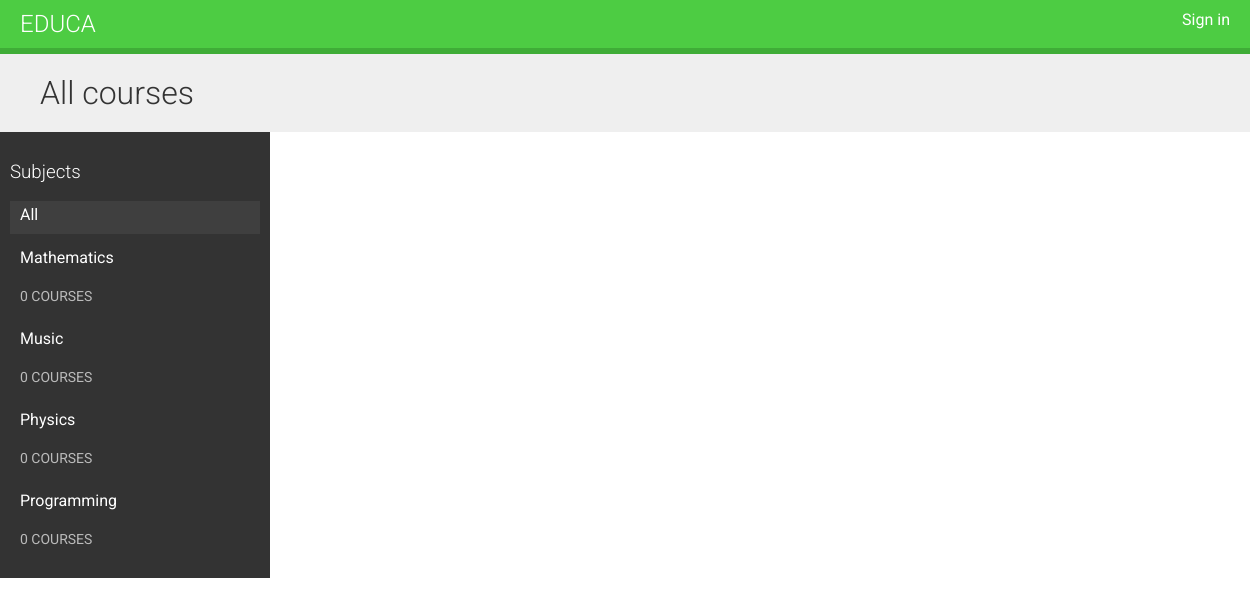
/, run on an earlier commit of the app's database.
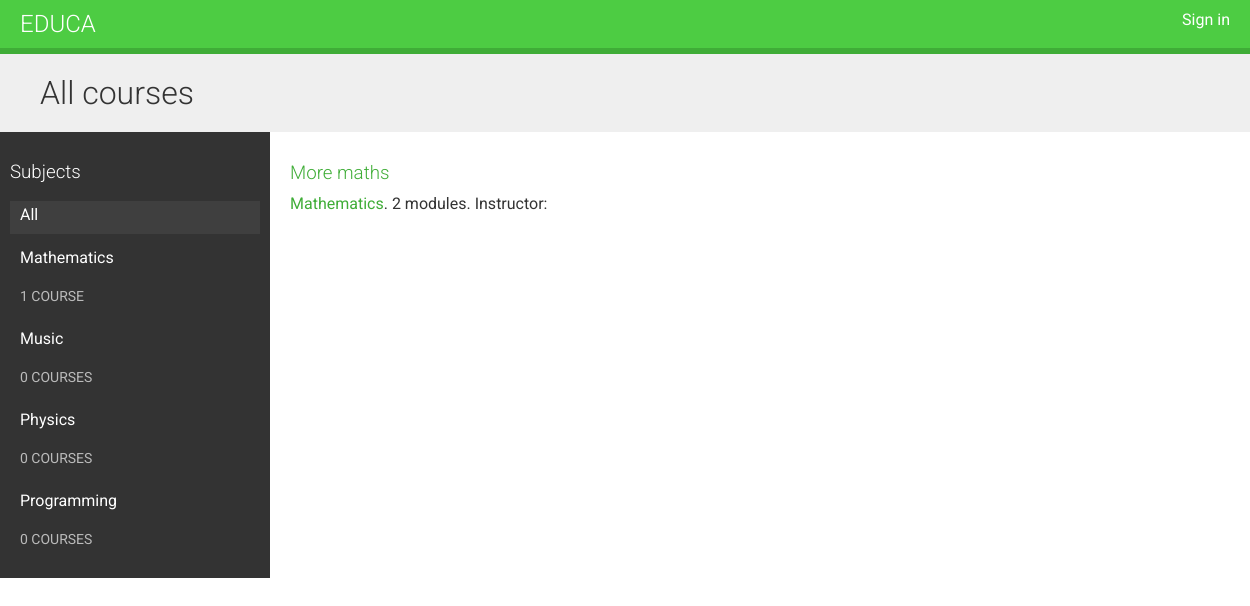
And on a later commit of the database.
### courses/models.py (models this page shows, shortened)
class Subject(models.Model):
    title = models.CharField(max_length=200)
    slug = models.SlugField(max_length=200, unique=True)
    class Meta:
        ordering = ['title']
    def __str__(self): return self.title

class Course(models.Model):
    owner = models.ForeignKey(
        User,
        related_name='courses_created',
        on_delete=models.CASCADE,
    )
    subject = models.ForeignKey(
        Subject,
        related_name='courses',
        on_delete=models.CASCADE,
    )
    students = models.ManyToManyField(
        User,
        related_name='courses_joined',
        blank=True,
    )
    title = models.CharField(max_length=200)
    slug = models.SlugField(max_length=100, unique=True)
    overview = models.TextField()
    created = models.DateTimeField(auto_now_add=True)
    class Meta:
        ordering = ['-created']

### courses/views.py (the view)
# urls.py: path('', CourseListView.as_view(), name='course_list'),
class CourseListView(TemplateResponseMixin, View):
    model = Course
    template_name = 'courses/course/list.html'
    def get(self, request, subject=None):
        subjects = cache.get('all_subjects')
        if not subjects:
            subjects = Subject.objects.annotate(total_courses=Count('courses'))
            cache.set('all_subjects', subjects)
        all_courses = Course.objects.annotate(total_modules=Count('modules'))
        if subject:
            subject = get_object_or_404(Subject, slug=subject)
            key = f'subject_{subject.id}_courses'
            courses = cache.get(key)
            if not courses:
                courses = all_courses.filter(subject=subject)
                cache.set(key, courses)
        else:
            courses = cache.get('all_courses')
            if not courses:
                courses = all_courses
                cache.set('all_courses', courses)
        return self.render_to_response({'subjects': subjects, 'subject': subject, 'courses': courses})

### courses/templates/courses/course/list.html (shortened to what this page needs)
{% extends 'base.html' %}
{% block content %}
    <h1>
        {% if subject %}
            {{ subject.title }} courses
        {% else %}
            All courses
        {% endif %}
    </h1>
    <div class="contents">
        <h3>Subjects</h3>
        <ul id="modules">
            <li {% if not subject %}class="selected"{% endif %}>
                <a href="{% url 'course_list' %}">All</a>
            </li>
            {% for s in subjects %}
                <li {% if subject == s %}class="selected"{% endif %}>
                    <a href="{% url 'course_list_subject' s.slug %}">{{ s.title }}</a>
                    <br>
                    <span>{{ s.total_courses }} course{{ s.total_courses|pluralize }}</span>
                </li>
            {% endfor %}
        </ul>
    </div>
    <div class="module">
        {% for course in courses %}
            {% with subject=course.subject %}
                <h3>
                    <a href="{% url 'course_detail' course.slug %}">{{ course.title }}</a>
                </h3>
                <p>
                    <a href="{% url 'course_list_subject' subject.slug %}">{{ subject }}</a>.
                    {{ course.total_modules }} modules.
                    Instructor: {{ course.owner.get_full_name }}
                </p>
            {% endwith %}
        {% endfor %}
    </div>
{% endblock %}

### courses/templates/base.html (shortened to what this page needs)
{% load static %}
<!DOCTYPE html>
<html lang="en">
<head>
    <link rel="stylesheet" href="{% static 'css/base.css' %}">
</head>
<body>
    <div id="header">
        <a href="/" class="logo">Educa</a>
        <ul class="menu">
            {% if request.user.is_authenticated %}
                <li>
                    <form action="{% url 'logout' %}" method="post" style="display:inline;">
                        {% csrf_token %}
                        <button type="submit" style="background:none; border:none; padding:0; color:inherit; cursor:pointer; font:inherit; text-decoration:underline;">
                            Sign out
                        </button>
                    </form>
                </li>
            {% else %}
                <li><a href="{% url 'login' %}">Sign in</a></li>
            {% endif %}
        </ul>
    </div>
    <div id="content">
        {% block content %}
        {% endblock %}
    </div>
</body>
</html>

### courses/static/css/base.css (style rules this page uses)
body { margin:0; font-family:'Roboto', sans-serif; font-weight:400; color:#333; }
a { color:#3fad37; text-decoration:none; }
ul { float:left; }
h1, h2, h3, h4, h5, h6 { font-family:'Roboto', sans-serif; font-weight:300; }
h1 { background:#efefef; width:100%; overflow:auto; padding:20px 0 20px 40px; margin:0; }
.module { padding:10px 20px; float:left; width:600px; }
.module h3 { margin:20px 0 0; padding:0; width:100%; }
.module p { margin:10px 0 20px; width:100%; float:left; }
#header { background:#4dcc43; overflow:auto; padding:10px 20px; border-bottom:6px solid #3fad37; }
#header .logo { text-decoration:none; font-family:'Roboto', sans-serif; font-weight:300; text-transform:uppercase; font-size:24px; color:#fff; float:left; }
#header a { color:#fff; }
#header .menu { list-style:none; float:right; margin:0; padding:0; }
.contents { width:20%; padding:10px; float:left; background:#333; color: #fff; font-family:'Roboto', sans-serif; }
.contents ul { list-style:none; margin:0; padding:0; width:100%; }
.contents ul li { margin:0 0 10px 0; padding:4px 10px 10px; overflow:auto; cursor:move; }
.contents ul li.selected { background:#3f3f3f; }
.contents ul span { text-transform:uppercase; color:#bbb; font-size:14px; }
.contents ul a { display:block; color:#fff; text-decoration:none; }

What changed in the data, as far as the page shows it:
computed for Subject "Mathematics": total_courses "0" → "1"
added Course: title "More maths", subject "Mathematics", total_modules "2"
